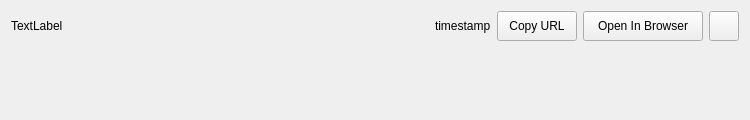
<?xml version="1.0" encoding="UTF-8"?>
<ui version="4.0">
 <class>UploadLineItem</class>
 <widget class="QWidget" name="UploadLineItem">
  <property name="geometry">
   <rect>
    <x>0</x>
    <y>0</y>
    <width>750</width>
    <height>120</height>
   </rect>
  </property>
  <property name="maximumSize">
   <size>
    <width>16777215</width>
    <height>120</height>
   </size>
  </property>
  <property name="windowTitle">
   <string>Form</string>
  </property>
  <layout class="QGridLayout" name="gridLayout">
   <property name="sizeConstraint">
    <enum>QLayout::SetMaximumSize</enum>
   </property>
   <item row="0" column="0">
    <layout class="QHBoxLayout" name="horizontalLayout">
     <item>
      <widget class="QLabel" name="imagePreview">
       <property name="sizePolicy">
        <sizepolicy hsizetype="Fixed" vsizetype="Preferred">
         <horstretch>0</horstretch>
         <verstretch>0</verstretch>
        </sizepolicy>
       </property>
       <property name="minimumSize">
        <size>
         <width>250</width>
         <height>0</height>
        </size>
       </property>
       <property name="maximumSize">
        <size>
         <width>250</width>
         <height>16777215</height>
        </size>
       </property>
       <property name="text">
        <string>TextLabel</string>
       </property>
      </widget>
     </item>
     <item>
      <spacer name="horizontalSpacer">
       <property name="orientation">
        <enum>Qt::Horizontal</enum>
       </property>
       <property name="sizeHint" stdset="0">
        <size>
         <width>40</width>
         <height>20</height>
        </size>
       </property>
      </spacer>
     </item>
     <item>
      <widget class="QLabel" name="uploadTimestamp">
       <property name="text">
        <string notr="true">timestamp</string>
       </property>
      </widget>
     </item>
     <item>
      <widget class="QPushButton" name="copyUrl">
       <property name="sizePolicy">
        <sizepolicy hsizetype="Fixed" vsizetype="Fixed">
         <horstretch>0</horstretch>
         <verstretch>0</verstretch>
        </sizepolicy>
       </property>
       <property name="minimumSize">
        <size>
         <width>80</width>
         <height>30</height>
        </size>
       </property>
       <property name="maximumSize">
        <size>
         <width>80</width>
         <height>30</height>
        </size>
       </property>
       <property name="text">
        <string>Copy URL</string>
       </property>
      </widget>
     </item>
     <item>
      <widget class="QPushButton" name="openBrowser">
       <property name="sizePolicy">
        <sizepolicy hsizetype="Fixed" vsizetype="Fixed">
         <horstretch>0</horstretch>
         <verstretch>0</verstretch>
        </sizepolicy>
       </property>
       <property name="minimumSize">
        <size>
         <width>120</width>
         <height>30</height>
        </size>
       </property>
       <property name="maximumSize">
        <size>
         <width>120</width>
         <height>30</height>
        </size>
       </property>
       <property name="text">
        <string>Open In Browser</string>
       </property>
      </widget>
     </item>
     <item>
      <widget class="QPushButton" name="deleteImage">
       <property name="sizePolicy">
        <sizepolicy hsizetype="Fixed" vsizetype="Fixed">
         <horstretch>0</horstretch>
         <verstretch>0</verstretch>
        </sizepolicy>
       </property>
       <property name="minimumSize">
        <size>
         <width>30</width>
         <height>30</height>
        </size>
       </property>
       <property name="maximumSize">
        <size>
         <width>30</width>
         <height>30</height>
        </size>
       </property>
       <property name="text">
        <string notr="true"/>
       </property>
       <property name="icon">
        <iconset resource="../../data/graphics.qrc">
         <normaloff>:/img/material/black/delete.svg</normaloff>:/img/material/black/delete.svg</iconset>
       </property>
      </widget>
     </item>
    </layout>
   </item>
   <item row="1" column="0">
    <spacer name="verticalSpacer">
     <property name="orientation">
      <enum>Qt::Vertical</enum>
     </property>
     <property name="sizeHint" stdset="0">
      <size>
       <width>20</width>
       <height>40</height>
      </size>
     </property>
    </spacer>
   </item>
  </layout>
 </widget>
 <resources>
  <include location="../../data/graphics.qrc"/>
 </resources>
 <connections/>
</ui>
